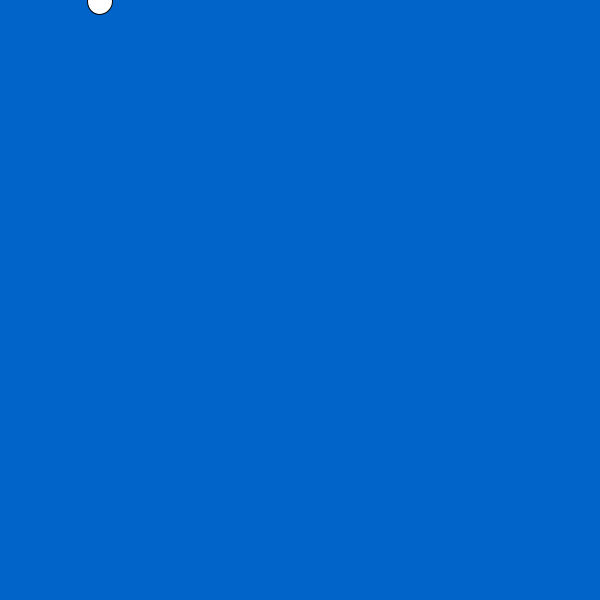
Frame 1 (no input)
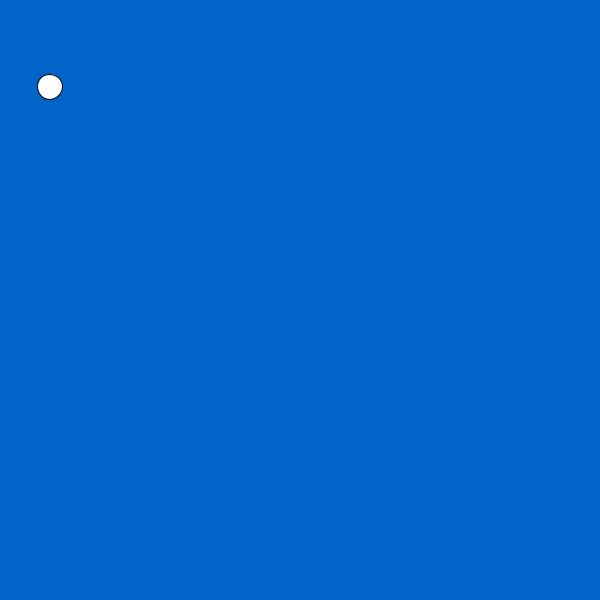
Frame 60 (the mouse pressed at the canvas centre just before this capture)
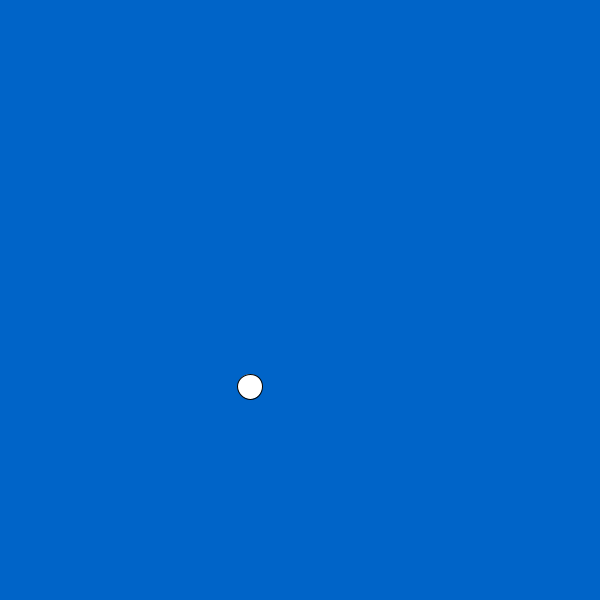
Frame 120 (the mouse held since frame 60 and released just before this capture)

The Processing sketch that drew these frames (run headless with seeded random() and noise(); from frame 60 on, the mouse is pressed at the canvas centre):

// Processing sketch: Question_2
// ── Question_2.pde
float x, y; 
float theta; 
int orbitRadius =100; 
void setup() {
  size(600, 600);
}

void draw() {
  background(0, 100, 200); 
  theta +=1;
  x = cos(radians(theta))*orbitRadius + mouseX;
  y = sin(radians(theta))*orbitRadius + mouseY;

  ellipse(x, y, 25, 25);
}
